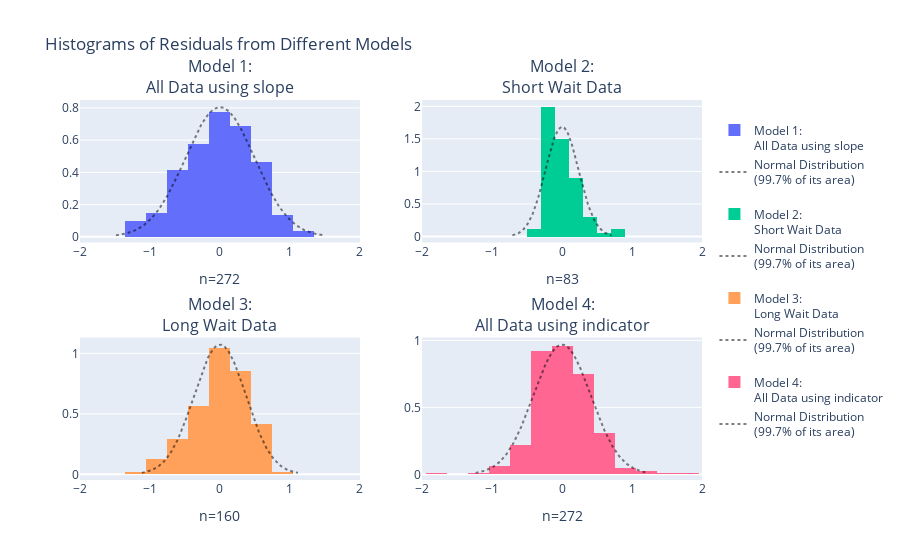

Notebook source saved alongside this figure:
### Markdown cell above
### 12. Identify which of the histograms suggests the plausibility of the assumption that the distribution of *error* terms is normal for each of the models, and explain why the other three do not support this assumption.

> Hint: Question 5 of the *Communication Activity #2* of the Oct25 TUT (addressing an *omitted* section of the TUT) discusses how the assumption in *Simple Linear Regression* that the *error* terms $\epsilon_i \sim \mathcal N\left(0, \sigma\right)$ is diagnostically assessed by evaluating distributional shape of the *residuals* $\text{e}_i = \hat \epsilon_i = Y_i - \hat y_i$

### Code cell
from plotly.subplots import make_subplots
import plotly.graph_objects as go
from scipy import stats
import numpy as np

model_residuals = {
    '<br>Model 1:<br>All Data using slope': smf.ols('duration ~ waiting', data=old_faithful).fit().resid,
    '<br>Model 2:<br>Short Wait Data': smf.ols('duration ~ waiting', data=old_faithful[short_wait]).fit().resid,
    '<br>Model 3:<br>Long Wait Data': smf.ols('duration ~ waiting', data=old_faithful[long_wait]).fit().resid,
    '<br>Model 4:<br>All Data using indicator': smf.ols('duration ~ C(kind, Treatment(reference="short"))', data=old_faithful).fit().resid
}

fig = make_subplots(rows=2, cols=2, subplot_titles=list(model_residuals.keys()))
for i, (title, resid) in enumerate(model_residuals.items()):

    if i == 1:  # Apply different bins only to the second histogram (index 1)
        bin_size = dict(start=-1.9, end=1.9, size=0.2)
    else:
        bin_size = dict(start=-1.95, end=1.95, size=0.3)

    fig.add_trace(go.Histogram(x=resid, name=title, xbins=bin_size, histnorm='probability density'), 
                  row=int(i/2)+1, col=(i%2)+1)
    fig.update_xaxes(title_text="n="+str(len(resid)), row=int(i/2)+1, col=(i%2)+1)    
    
    normal_range = np.arange(-3*resid.std(),3*resid.std(),0.01)
    fig.add_trace(go.Scatter(x=normal_range, mode='lines', opacity=0.5,
                             y=stats.norm(loc=0, scale=resid.std()).pdf(normal_range),
                             line=dict(color='black', dash='dot', width=2),
                             name='Normal Distribution<br>(99.7% of its area)'), 
                  row=int(i/2)+1, col=(i%2)+1)
    
fig.update_layout(title_text='Histograms of Residuals from Different Models')
fig.update_xaxes(range=[-2,2])
fig.show() # USE `fig.show(renderer="png")` FOR ALL GitHub and MarkUs SUBMISSIONS

### Figure 1 — Plotly figure (JSON) as saved in the notebook; plotly's stock layout.template omitted (floating-point values rounded to 4 significant figures; data arrays with more than 128 entries replaced by an {"elided": "..."} marker saying what was removed)
{"data": [{"histnorm": "probability density", "name": "<br>Model 1:<br>All Data using slope", "type": "histogram", "x": {"elided": "272 float values"}, "xaxis": "x", "xbins": {"end": 1.95, "size": 0.3, "start": -1.95}, "yaxis": "y"}, {"line": {"color": "black", "dash": "dot", "width": 2}, "mode": "lines", "name": "Normal Distribution<br>(99.7% of its area)", "opacity": 0.5, "type": "scatter", "x": {"elided": "298 float values"}, "xaxis": "x", "y": {"elided": "298 float values"}, "yaxis": "y"}, {"histnorm": "probability density", "name": "<br>Model 2:<br>Short Wait Data", "type": "histogram", "x": [-0.2137, 0.8624, -0.04291, -0.1807, -0.2152, 0.1672, -0.3998, -0.1929, -0.2152, -0.05358, 0.01717, -0.1052, -0.2153, -0.1583, -0.2913, 0.09325, -0.04826, -0.1807, -0.2807, 0.1847, -0.2222, -0.2382, -0.0605, -0.03818, 0.1948, 0.1448, -0.119, -0.1259, 0.1209, -0.09824, -0.2168, 0.2517, -0.3483, 0.331, -0.2313, 0.6103, -0.0605, -0.0344, 0.2464, -0.0844, 0.7725, -0.1253, -0.1099, 0.02625, 0.1778, -0.06526, 0.03792, -0.2067, -0.2067, 0.2486, -0.04134, -0.06683, -0.06208, 0.04858, 0.431, -0.1376, 0.04009, -0.1253, 0.1624, -0.2014, 0.2571, 0.04482, -0.1397, -0.1753, -0.04608, -0.1121, 0.3933, -0.02058, -0.119, -0.2637, 0.4033, 0.231, -0.1307, -0.1637, 0.3848, 0.04858, 0.1863, -0.0275, -0.1913, 0.04543, 0.1948, 0.1917, -0.1413], "xaxis": "x2", "xbins": {"end": 1.9, "size": 0.2, "start": -1.9}, "yaxis": "y2"}, {"line": {"color": "black", "dash": "dot", "width": 2}, "mode": "lines", "name": "Normal Distribution<br>(99.7% of its area)", "opacity": 0.5, "type": "scatter", "x": {"elided": "143 float values"}, "xaxis": "x2", "y": {"elided": "143 float values"}, "yaxis": "y2"}, {"histnorm": "probability density", "name": "<br>Model 3:<br>Long Wait Data", "type": "histogram", "x": {"elided": "160 float values"}, "xaxis": "x3", "xbins": {"end": 1.95, "size": 0.3, "start": -1.95}, "yaxis": "y3"}, {"line": {"color": "black", "dash": "dot", "width": 2}, "mode": "lines", "name": "Normal Distribution<br>(99.7% of its area)", "opacity": 0.5, "type": "scatter", "x": {"elided": "224 float values"}, "xaxis": "x3", "y": {"elided": "224 float values"}, "yaxis": "y3"}, {"histnorm": "probability density", "name": "<br>Model 4:<br>All Data using indicator", "type": "histogram", "x": {"elided": "272 float values"}, "xaxis": "x4", "xbins": {"end": 1.95, "size": 0.3, "start": -1.95}, "yaxis": "y4"}, {"line": {"color": "black", "dash": "dot", "width": 2}, "mode": "lines", "name": "Normal Distribution<br>(99.7% of its area)", "opacity": 0.5, "type": "scatter", "x": {"elided": "248 float values"}, "xaxis": "x4", "y": {"elided": "248 float values"}, "yaxis": "y4"}], "layout": {"annotations": [{"font": {"size": 16}, "showarrow": false, "text": "<br>Model 1:<br>All Data using slope", "x": 0.225, "xanchor": "center", "xref": "paper", "y": 1, "yanchor": "bottom", "yref": "paper"}, {"font": {"size": 16}, "showarrow": false, "text": "<br>Model 2:<br>Short Wait Data", "x": 0.775, "xanchor": "center", "xref": "paper", "y": 1, "yanchor": "bottom", "yref": "paper"}, {"font": {"size": 16}, "showarrow": false, "text": "<br>Model 3:<br>Long Wait Data", "x": 0.225, "xanchor": "center", "xref": "paper", "y": 0.375, "yanchor": "bottom", "yref": "paper"}, {"font": {"size": 16}, "showarrow": false, "text": "<br>Model 4:<br>All Data using indicator", "x": 0.775, "xanchor": "center", "xref": "paper", "y": 0.375, "yanchor": "bottom", "yref": "paper"}], "title": {"text": "Histograms of Residuals from Different Models"}, "xaxis": {"anchor": "y", "domain": [0, 0.45], "range": [-2, 2], "title": {"text": "n=272"}}, "xaxis2": {"anchor": "y2", "domain": [0.55, 1], "range": [-2, 2], "title": {"text": "n=83"}}, "xaxis3": {"anchor": "y3", "domain": [0, 0.45], "range": [-2, 2], "title": {"text": "n=160"}}, "xaxis4": {"anchor": "y4", "domain": [0.55, 1], "range": [-2, 2], "title": {"text": "n=272"}}, "yaxis": {"anchor": "x", "domain": [0.625, 1]}, "yaxis2": {"anchor": "x2", "domain": [0.625, 1]}, "yaxis3": {"anchor": "x3", "domain": [0, 0.375]}, "yaxis4": {"anchor": "x4", "domain": [0, 0.375]}}}
